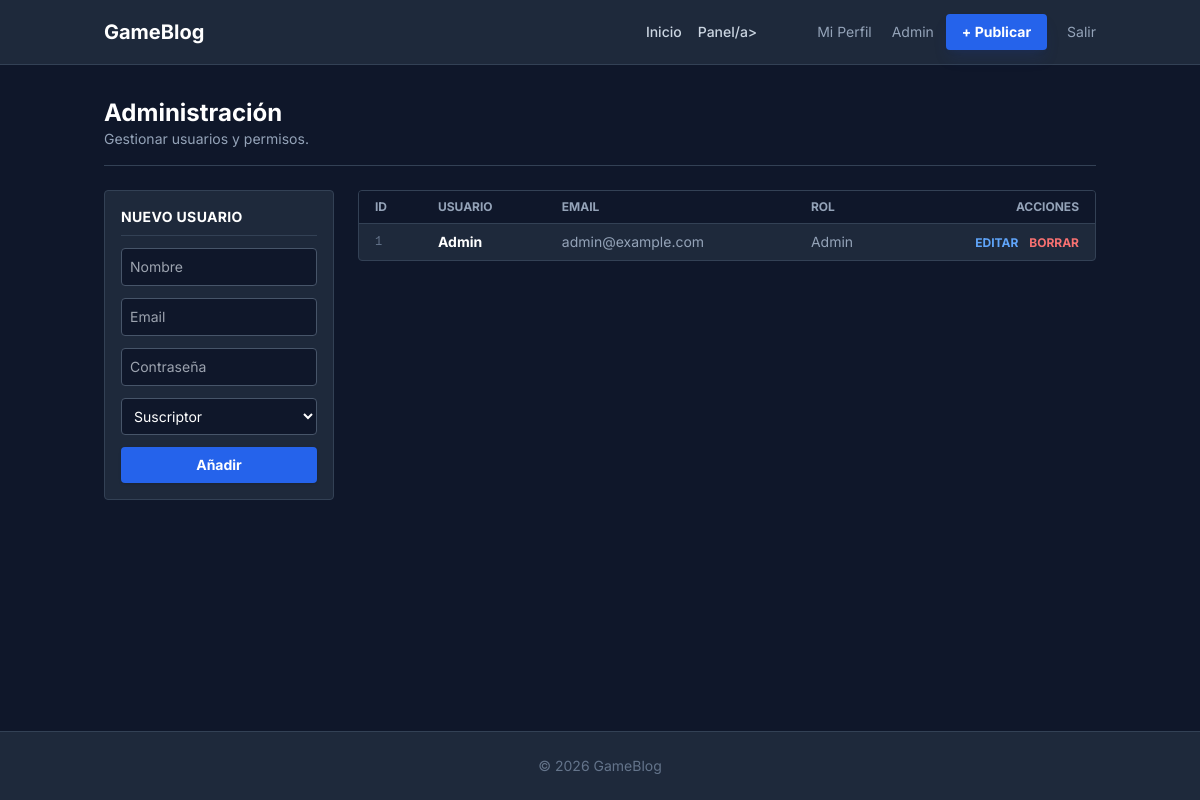
The app's page /index.php?action=admin (signed in) with its own data.
### tables this page shows
CREATE TABLE IF NOT EXISTS users (
    id INT AUTO_INCREMENT PRIMARY KEY,
    username VARCHAR(80) NOT NULL,
    email VARCHAR(120) NOT NULL UNIQUE,
    password_hash VARCHAR(255) NOT NULL,
    role ENUM('admin', 'writer', 'subscriber') DEFAULT 'subscriber',
    created_at TIMESTAMP DEFAULT CURRENT_TIMESTAMP
);

### controllers/AdminController.php (called while the page is built, shortened)
<?php
class AdminController {
    private $db;
    public function __construct() {
        $database = new Database();
        $this->db = $database->getConnection();
    }
    public function dashboard() {
        $userModel = new User($this->db);
        $users = $userModel->all();
        include __DIR__ . '/../views/admin/dashboard.php';
    }
}

### config/Database.php (called while the page is built, shortened)
<?php
class Database {
    private $host = 'db';
    private $db_name = 'blog_db';
    private $username = 'blog_user';
    private $password = 'blog_pass';
    public function getConnection() {
        $this->pdo = null;
        try {
            $dsn = "mysql:host=" . $this->host . ";dbname=" . $this->db_name . ";charset=utf8mb4";
            $this->pdo = new PDO($dsn, $this->username, $this->password);
            $this->pdo->setAttribute(PDO::ATTR_ERRMODE, PDO::ERRMODE_EXCEPTION);
            $this->pdo->setAttribute(PDO::ATTR_DEFAULT_FETCH_MODE, PDO::FETCH_ASSOC);
        } catch(PDOException $exception) {
            echo "Connection error: " . $exception->getMessage();
        }
        return $this->pdo;
    }
}

### models/User.php (called while the page is built, shortened)
<?php
class User {
    private $db;
    public function __construct($db) {
        $this->db = $db;
    }
    public function all() {
        $stmt = $this->db->query("SELECT * FROM users ORDER BY created_at DESC");
        return $stmt->fetchAll();
    }
}

### views/admin/dashboard.php (the view, shortened to what this page needs)
<?php include __DIR__ . '/../layout/header.php'; ?>
<div class="max-w-5xl mx-auto px-4">
    <div class="border-b border-slate-700 pb-4 mb-6">
        <h1 class="text-2xl font-bold text-white">Administración</h1>
        <p class="text-slate-400 text-sm">Gestionar usuarios y permisos.</p>
    </div>
    <div class="grid grid-cols-1 md:grid-cols-4 gap-6">
        <section class="md:col-span-1">
            <div class="bg-slate-800 p-4 rounded border border-slate-700">
                <h3 class="text-sm font-bold text-white mb-3 uppercase tracking-wide border-b border-slate-700 pb-2">Nuevo Usuario</h3>
                <form action="index.php?action=store_user" method="POST" class="space-y-3">
                    <input type="text" name="username" placeholder="Nombre" required class="w-full bg-slate-900 border border-slate-600 rounded p-2 text-sm text-white focus:border-blue-500 outline-none">
                    <input type="email" name="email" placeholder="Email" required class="w-full bg-slate-900 border border-slate-600 rounded p-2 text-sm text-white focus:border-blue-500 outline-none">
                    <input type="password" name="password" placeholder="Contraseña" required class="w-full bg-slate-900 border border-slate-600 rounded p-2 text-sm text-white focus:border-blue-500 outline-none">
                    <select name="role" class="w-full bg-slate-900 border border-slate-600 rounded p-2 text-sm text-white focus:border-blue-500 outline-none">
                        <option value="subscriber">Suscriptor</option>
                    </select>
                    <button type="submit" class="w-full bg-blue-600 hover:bg-blue-500 text-white font-bold py-2 rounded text-sm transition-colors shadow">
                        Añadir
                    </button>
                </form>
            </div>
        </section>
        <section class="md:col-span-3">
            <div class="bg-slate-800 rounded border border-slate-700 overflow-hidden">
                <table class="w-full text-left border-collapse">
                    <thead class="bg-slate-900 text-slate-400 text-xs uppercase">
                        <tr>
                            <th class="px-4 py-2 border-b border-slate-700 font-bold">ID</th>
                            <th class="px-4 py-2 border-b border-slate-700 font-bold">Usuario</th>
                            <th class="px-4 py-2 border-b border-slate-700 font-bold">Email</th>
                            <th class="px-4 py-2 border-b border-slate-700 font-bold">Rol</th>
                            <th class="px-4 py-2 border-b border-slate-700 font-bold text-right">Acciones</th>
                        </tr>
                    </thead>
                    <tbody class="text-sm text-slate-300 divide-y divide-slate-700">
                        <?php foreach ($users as $u): ?>
                        <tr class="hover:bg-slate-700/50 transition-colors">
                            <td class="px-4 py-2 font-mono text-xs text-slate-500"><?= $u['id'] ?></td>
                            <td class="px-4 py-2 font-bold text-white"><?= htmlspecialchars($u['username']) ?></td>
                            <td class="px-4 py-2 text-slate-400"><?= htmlspecialchars($u['email']) ?></td>
                            <td class="px-4 py-2 text-slate-400">
                                <?= htmlspecialchars(ucfirst($u['role'])) ?>
                            </td>
                            <td class="px-4 py-2 text-right space-x-2">
                                <a href="index.php?action=edit_user&id=<?= $u['id'] ?>" class="text-blue-400 hover:text-blue-300 font-bold text-xs uppercase hover:underline">
                                    Editar
                                </a>
                                <a href="index.php?action=delete_user&id=<?= $u['id'] ?>" onclick="return confirm('¿Eliminar?')" class="text-red-400 hover:text-red-300 font-bold text-xs uppercase hover:underline">
                                    Borrar
                                </a>
                            </td>
                        </tr>
                        <?php endforeach; ?>
                    </tbody>
                </table>
            </div>
        </section>
    </div>
</div>
<?php include __DIR__ . '/../layout/footer.php'; ?>

### views/layout/header.php (style rules this page uses)
body { font-family: 'Inter', sans-serif; }

### records on screen
users: id "1", username "Admin", email "admin@example.com", role "Admin"

### other values on screen
$_SESSION['username'] "Admin"
